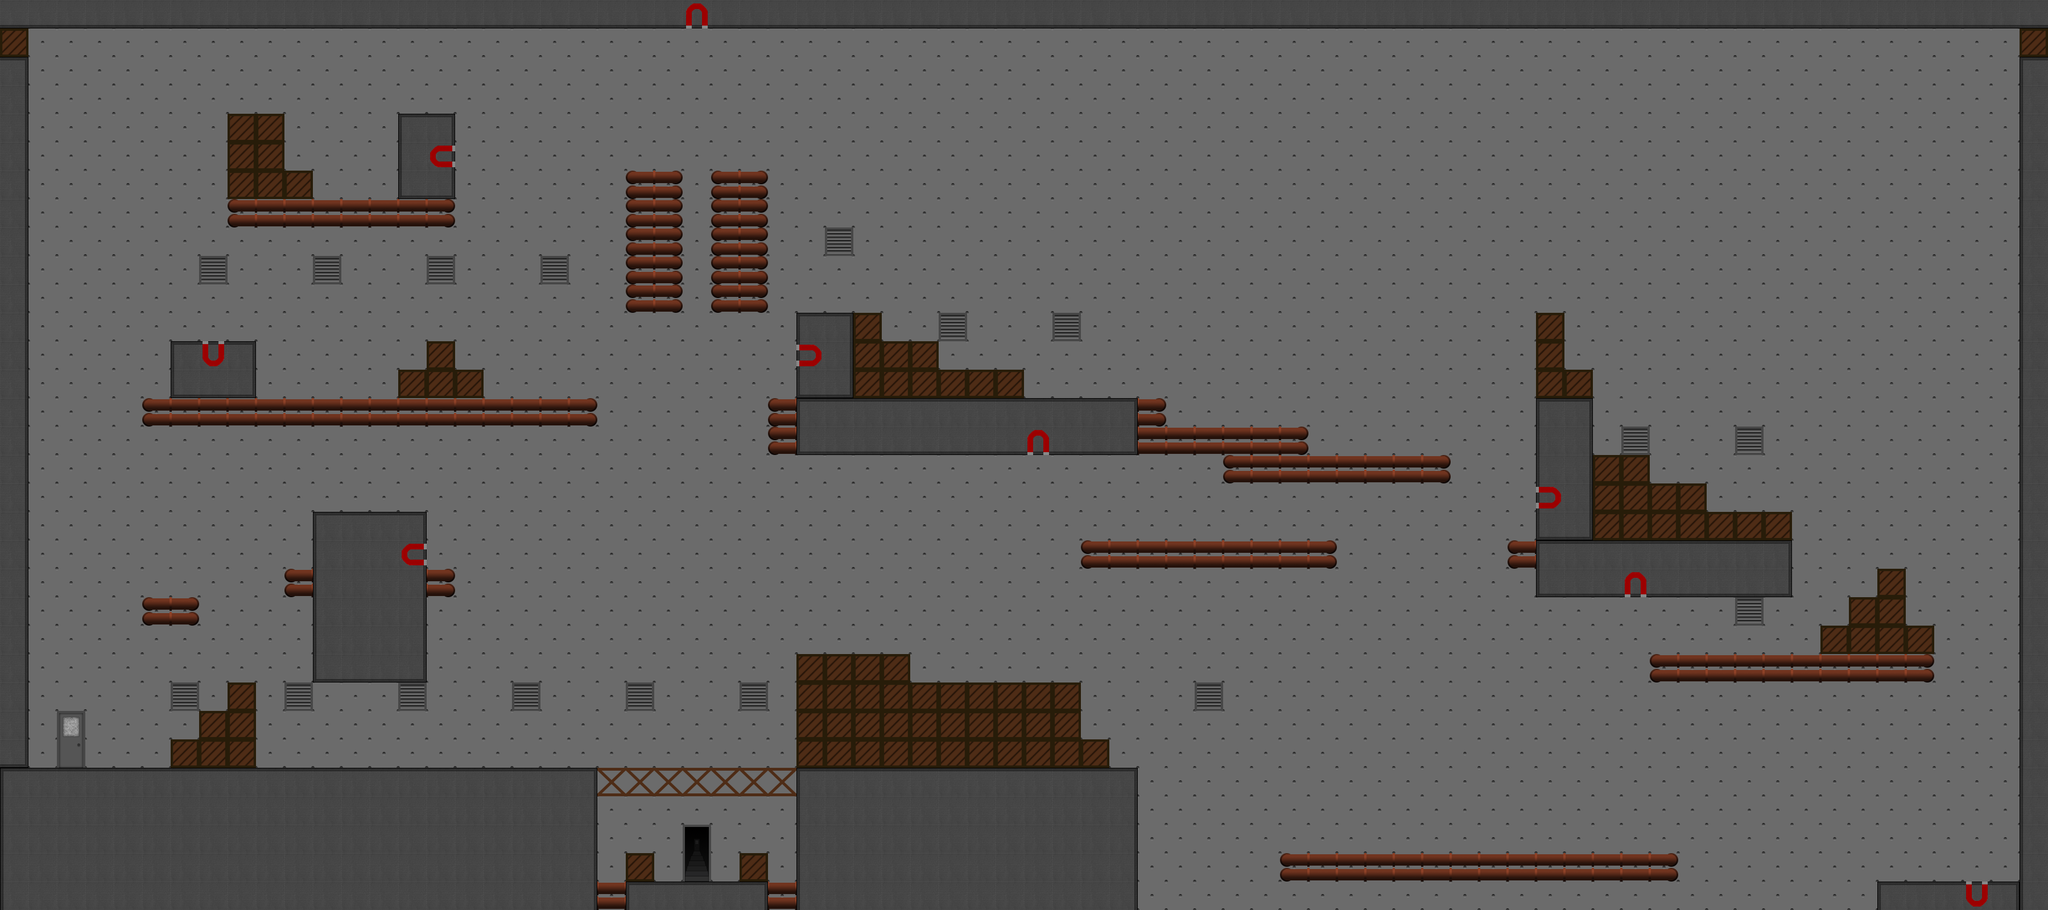

A level layout from a 2D game, rendered from its tile map. Below: a short description, then the map file with tile-grid data replaced by summaries:
An orthogonal 72x32 tile map with 50x50 px tiles, 1 tile layer (tileLayer) and 88 objects (80x gear, 3x crab, 2x silverGear, 2x star, player).

<map version="1.0" orientation="orthogonal" renderorder="right-down" width="72" height="32" tilewidth="50" tileheight="50" nextobjectid="121">
 <tileset firstgid="1" name="golden_gear_spritesheet" tilewidth="50" tileheight="50" tilecount="200" columns="20">
  <image source="golden_gear_spritesheet.png" width="1000" height="500" />
 </tileset>
 <layer name="tileLayer" width="72" height="32">
  <data>[2304 cells, 2304 non-empty, 24 distinct tile ids]</data>
 </layer>
 <objectgroup name="objectLayer">
  <object id="3" name="gear" type="gear" gid="25" x="400" y="1150" width="50" height="50" />
  <object id="4" name="gear" type="gear" gid="25" x="500" y="1300" width="50" height="50" />
  <object id="5" name="gear" type="gear" gid="25" x="600" y="1300" width="50" height="50" />
  <object id="6" name="gear" type="gear" gid="25" x="700" y="1300" width="50" height="50" />
  <object id="7" name="gear" type="gear" gid="25" x="800" y="1300" width="50" height="50" />
  <object id="8" name="gear" type="gear" gid="25" x="900" y="1300" width="50" height="50" />
  <object id="9" name="gear" type="gear" gid="25" x="1000" y="1300" width="50" height="50" />
  <object id="10" name="gear" type="gear" gid="25" x="1100" y="1300" width="50" height="50" />
  <object id="11" name="gear" type="gear" gid="25" x="1200" y="1300" width="50" height="50" />
  <object id="12" name="gear" type="gear" gid="25" x="1300" y="1300" width="50" height="50" />
  <object id="14" name="gear" type="gear" gid="25" x="250" y="1000" width="50" height="50" />
  <object id="15" name="gear" type="gear" gid="25" x="576" y="850" width="50" height="50" />
  <object id="16" name="gear" type="gear" gid="25" x="678" y="854" width="50" height="50" />
  <object id="17" name="gear" type="gear" gid="25" x="900" y="1000" width="50" height="50" />
  <object id="18" name="gear" type="gear" gid="25" x="1100" y="1000" width="50" height="50" />
  <object id="19" name="gear" type="gear" gid="25" x="1300" y="1050" width="50" height="50" />
  <object id="20" name="gear" type="gear" gid="25" x="1450" y="1100" width="50" height="50" />
  <object id="21" name="gear" type="gear" gid="25" x="1550" y="1100" width="50" height="50" />
  <object id="22" name="gear" type="gear" gid="25" x="1650" y="1150" width="50" height="50" />
  <object id="23" name="gear" type="gear" gid="25" x="1750" y="1150" width="50" height="50" />
  <object id="24" name="gear" type="gear" gid="25" x="1850" y="1150" width="50" height="50" />
  <object id="25" name="gear" type="gear" gid="25" x="1800" y="900" width="50" height="50" />
  <object id="26" name="gear" type="gear" gid="25" x="1950" y="900" width="50" height="50" />
  <object id="27" name="gear" type="gear" gid="25" x="2100" y="900" width="50" height="50" />
  <object id="28" name="gear" type="gear" gid="25" x="2250" y="900" width="50" height="50" />
  <object id="29" name="gear" type="gear" gid="25" x="2400" y="900" width="50" height="50" />
  <object id="30" name="gear" type="gear" gid="25" x="2500" y="900" width="50" height="50" />
  <object id="31" name="gear" type="gear" gid="25" x="2600" y="900" width="50" height="50" />
  <object id="32" name="gear" type="gear" gid="25" x="2300" y="1450" width="50" height="50" />
  <object id="33" name="gear" type="gear" gid="25" x="2400" y="1450" width="50" height="50" />
  <object id="34" name="gear" type="gear" gid="25" x="2500" y="1450" width="50" height="50" />
  <object id="35" name="gear" type="gear" gid="25" x="2650" y="1450" width="50" height="50" />
  <object id="36" name="gear" type="gear" gid="25" x="2750" y="1450" width="50" height="50" />
  <object id="37" name="gear" type="gear" gid="25" x="2850" y="1450" width="50" height="50" />
  <object id="38" name="gear" type="gear" gid="25" x="2950" y="1100" width="50" height="50" />
  <object id="39" name="gear" type="gear" gid="25" x="3100" y="1100" width="50" height="50" />
  <object id="40" name="gear" type="gear" gid="25" x="2850" y="1250" width="50" height="50" />
  <object id="42" name="gear" type="gear" gid="25" x="3200" y="1000" width="50" height="50" />
  <object id="43" name="gear" type="gear" gid="25" x="3350" y="1050" width="50" height="50" />
  <object id="44" name="gear" type="gear" gid="25" x="3050" y="850" width="50" height="50" />
  <object id="45" name="gear" type="gear" gid="25" x="2950" y="800" width="50" height="50" />
  <object id="47" name="gear" type="gear" gid="25" x="2450" y="750" width="50" height="50" />
  <object id="48" name="gear" type="gear" gid="25" x="2350" y="750" width="50" height="50" />
  <object id="49" name="gear" type="gear" gid="25" x="2200" y="700" width="50" height="50" />
  <object id="51" name="gear" type="gear" gid="25" x="2100" y="700" width="50" height="50" />
  <object id="52" name="gear" type="gear" gid="25" x="1950" y="650" width="50" height="50" />
  <object id="53" name="gear" type="gear" gid="25" x="1850" y="650" width="50" height="50" />
  <object id="54" name="gear" type="gear" gid="25" x="1700" y="600" width="50" height="50" />
  <object id="55" name="gear" type="gear" gid="25" x="1600" y="500" width="50" height="50" />
  <object id="56" name="gear" type="gear" gid="25" x="1450" y="500" width="50" height="50" />
  <object id="57" name="gear" type="gear" gid="25" x="1300" y="650" width="50" height="50" />
  <object id="58" name="gear" type="gear" gid="25" x="1150" y="650" width="50" height="50" />
  <object id="59" name="gear" type="gear" gid="25" x="1000" y="650" width="50" height="50" />
  <object id="60" name="gear" type="gear" gid="25" x="850" y="600" width="50" height="50" />
  <object id="61" name="gear" type="gear" gid="25" x="750" y="550" width="50" height="50" />
  <object id="62" name="gear" type="gear" gid="25" x="650" y="600" width="50" height="50" />
  <object id="63" name="gear" type="gear" gid="25" x="550" y="650" width="50" height="50" />
  <object id="64" name="gear" type="gear" gid="25" x="350" y="550" width="50" height="50" />
  <object id="65" name="gear" type="gear" gid="25" x="350" y="450" width="50" height="50" />
  <object id="66" name="gear" type="gear" gid="25" x="350" y="350" width="50" height="50" />
  <object id="68" name="gear" type="gear" gid="25" x="350" y="250" width="50" height="50" />
  <object id="69" name="gear" type="gear" gid="25" x="350" y="150" width="50" height="50" />
  <object id="70" name="gear" type="gear" gid="25" x="600" y="300" width="50" height="50" />
  <object id="71" name="gear" type="gear" gid="25" x="750" y="150" width="50" height="50" />
  <object id="72" name="gear" type="gear" gid="25" x="900" y="300" width="50" height="50" />
  <object id="73" name="gear" type="gear" gid="25" x="1000" y="300" width="50" height="50" />
  <object id="74" name="gear" type="gear" gid="25" x="1150" y="300" width="50" height="50" />
  <object id="75" name="gear" type="gear" gid="25" x="1200" y="100" width="50" height="50" />
  <object id="76" name="gear" type="gear" gid="25" x="1200" y="200" width="50" height="50" />
  <object id="77" name="gear" type="gear" gid="25" x="1250" y="300" width="50" height="50" />
  <object id="78" name="gear" type="gear" gid="25" x="1400" y="300" width="50" height="50" />
  <object id="79" name="gear" type="gear" gid="25" x="1500" y="400" width="50" height="50" />
  <object id="80" name="gear" type="gear" gid="25" x="1200" y="400" width="50" height="50" />
  <object id="81" name="gear" type="gear" gid="25" x="1200" y="550" width="50" height="50" />
  <object id="82" name="gear" type="gear" gid="25" x="1200" y="750" width="50" height="50" />
  <object id="83" name="gear" type="gear" gid="25" x="1200" y="900" width="50" height="50" />
  <object id="84" name="gear" type="gear" gid="25" x="1200" y="1150" width="50" height="50" />
  <object id="85" name="gear" type="gear" gid="25" x="1100" y="1500" width="50" height="50" />
  </objectgroup>
</map>
<!-- 10 of 88 objects omitted -->
